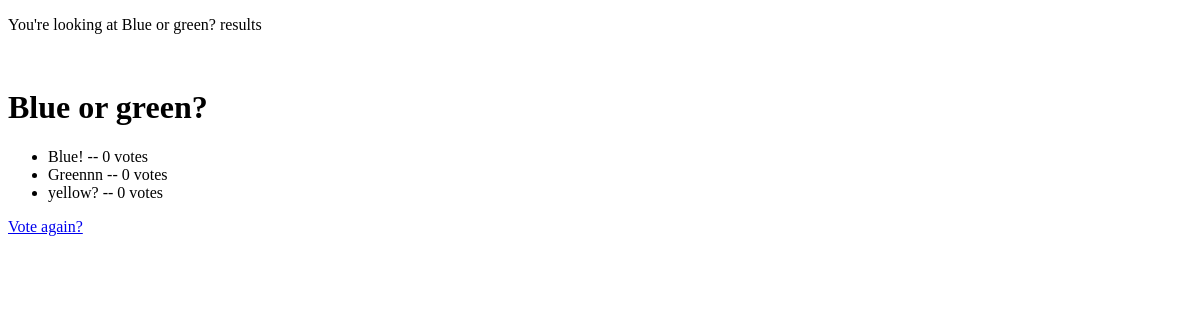
The app's page /polls/1/results/, older data.
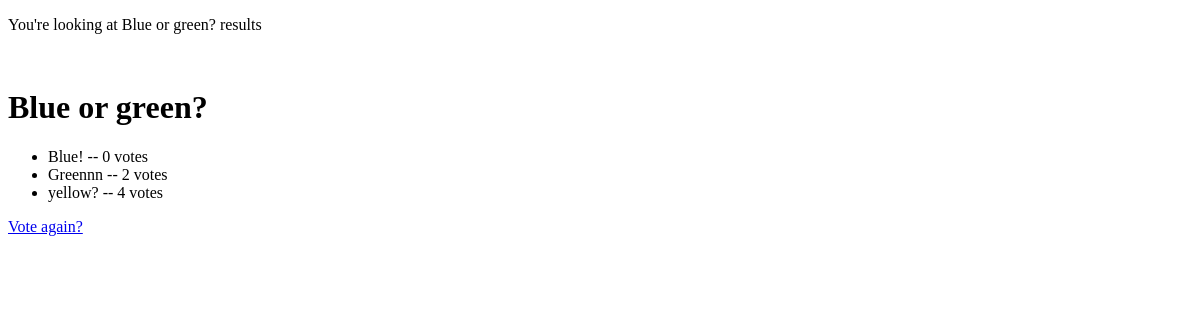
The same page, newer data.
### polls/models.py (models this page shows, shortened)
class Choice(models.Model):
    question = models.ForeignKey(Question, on_delete=models.CASCADE)
    choice_text = models.CharField(max_length=200)
    votes = models.IntegerField(default=0)

### polls/views.py (the view)
# urls.py: path("<int:pk>/results/", views.ResultsView.as_view(), name="results"),
class ResultsView(generic.DetailView):
    model = Question
    template_name = "polls/results.html"

### polls/models.py (called while the page is built)
    def __str__(self):
        return self.question_text

### polls/templates/polls/results.html (shortened to what this page needs)
<!DOCTYPE html>
<html lang="en">
    <head>
    </head>
    <body>
        <p>You're looking at {{ question }} results</p>
        <br/>
        <h1>{{ question.question_text }}</h1>
        <ul>
            {% for choice in question.choice_set.all %}
                <li>{{ choice.choice_text }} -- {{ choice.votes }} vote{{ choice.votes|pluralize }}</li>
            {% endfor %}
        </ul>
        <a href="{% url 'polls:detail' question.id %}">Vote again?</a>
    </body>
</html>

Row changes from the older to the newer data that the page shows:
changed Choice "Greennn": votes "0" → "2"
changed Choice "yellow?": votes "0" → "4"
